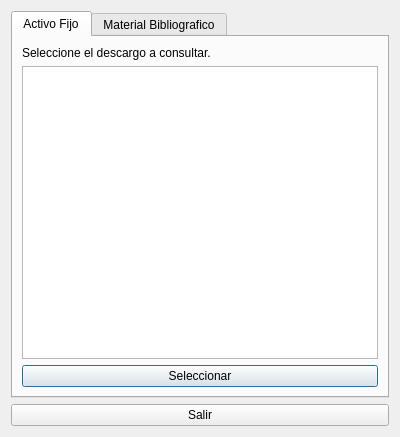
<?xml version="1.0" encoding="UTF-8"?>
<ui version="4.0">
 <class>DescargosProceso</class>
 <widget class="QDialog" name="DescargosProceso">
  <property name="geometry">
   <rect>
    <x>0</x>
    <y>0</y>
    <width>400</width>
    <height>437</height>
   </rect>
  </property>
  <property name="windowTitle">
   <string>Consulta Descargo de BIenes en porceso</string>
  </property>
  <layout class="QVBoxLayout" name="verticalLayout_2">
   <item>
    <widget class="QTabWidget" name="tabWidget">
     <property name="currentIndex">
      <number>0</number>
     </property>
     <widget class="QWidget" name="tab">
      <attribute name="title">
       <string>Activo Fijo</string>
      </attribute>
      <layout class="QVBoxLayout" name="verticalLayout">
       <item>
        <widget class="QLabel" name="label">
         <property name="text">
          <string>Seleccione el descargo a consultar.</string>
         </property>
        </widget>
       </item>
       <item>
        <widget class="QTableView" name="tablaDescargoAF"/>
       </item>
       <item>
        <widget class="QPushButton" name="btmSeleccionar">
         <property name="text">
          <string>Seleccionar</string>
         </property>
        </widget>
       </item>
      </layout>
     </widget>
     <widget class="QWidget" name="tab_2">
      <attribute name="title">
       <string>Material Bibliografico</string>
      </attribute>
     </widget>
    </widget>
   </item>
   <item>
    <widget class="QPushButton" name="btmSalir">
     <property name="text">
      <string>Salir</string>
     </property>
    </widget>
   </item>
  </layout>
 </widget>
 <resources/>
 <connections/>
</ui>
